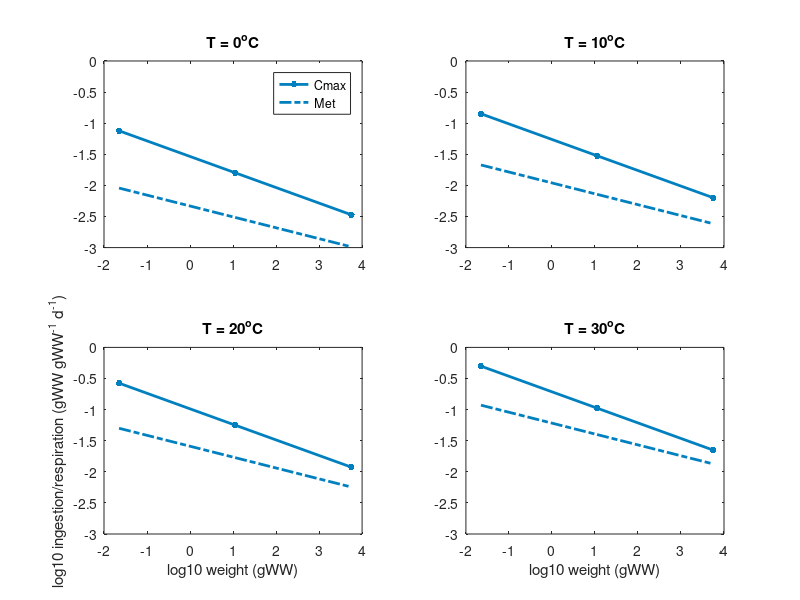
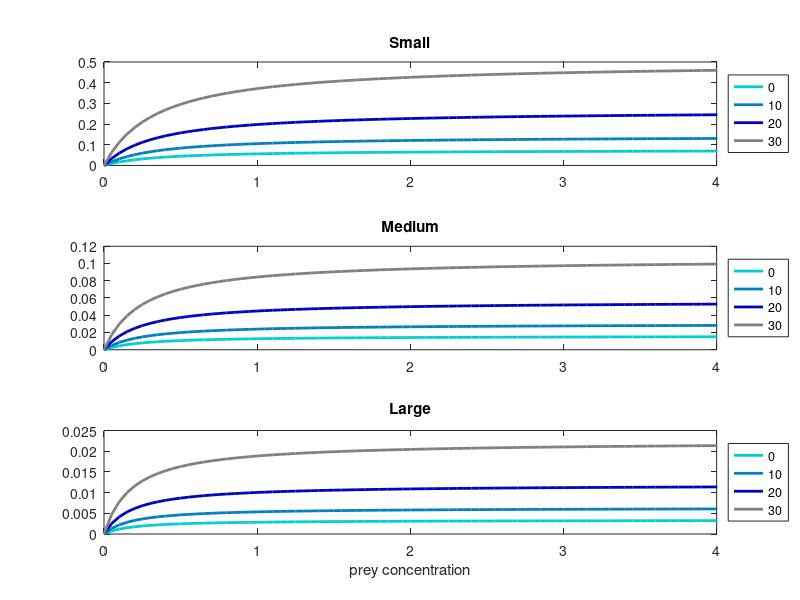

These charts were generated, in order, by the following MATLAB code: (Note: this script raises an error after producing the figures.)
% Compare diff Cmax, metab, A, ingest eqs

clear all
close all

%!Individual Mass (g)
M_s = 10^((log10(0.001)+log10(0.5))/2);
M_m = 10^((log10(0.5)+log10(250))/2);
M_l = 10^((log10(250)+log10(125000))/2);
m=[M_s; M_m; M_l];

kt=0.0855;
amet = 4;
bpow = 0.175;

% 0.5 0.5 0;... %tan/army
%     0 0.7 0;...   %g
%     1 0 1;...     %m
%     1 0 0;...     %r
%     0.5 0 0;...   %maroon
cm10=[0/255 206/255 209/255;... %turq
    0 0.5 0.75;...   %med blue
    0 0 0.75;...    %b
    0.5 0.5 0.5; ...    %med grey
    0 0 0];...      %black

set(groot,'defaultAxesColorOrder',cm10);

%% Cmax & Met as fn of temp
Temps = [0,10,20,30];
for i=1:length(Temps)
    T=Temps(i);
    % Metabolism
    metT = (exp(kt*(T-10.0)) .* amet .* m.^(-bpow)) ./365.0;
    % Max ingestion
    cmaxT = (exp(0.063*(T-10.0)) .* 20 .* m.^(-0.25)) ./365.0;
    
    figure(1)
    subplot(2,2,i)
    plot(log10(m),log10(cmaxT),'.-','color',[0 0.5 0.75],'MarkerSize',15,'LineWidth',2); hold on;
    plot(log10(m),log10(metT),'-.','color',[0 0.5 0.75],'MarkerSize',15,'LineWidth',2); hold on;
    if i>=3
        xlabel('log10 weight (gWW)')
    end
    if i==1
        legend('Cmax','Met')
    end
    if i==3
        ylabel('log10 ingestion/respiration (gWW gWW^-^1 d^-^1)')
    end
    title(['T = ' num2str(T) '^oC'])
    ylim([-3 0])
    
end

print('-dpng','Cmax_vs_met_mass_feisty_4temps.png')

%% Fn of prey density
prey = 0:0.05:5;
%temp = 15;
temp = [0,10,20,30];
frac = 1;
pref = 1;
pmat = repmat(prey,12,1);
pmat = reshape(pmat,3,4,101);
tmat = repmat(temp,3,1,101);
mmat = repmat(m,1,4,101);

% Max ingestion %Me
%cmaxP = (exp(0.063*(temp-10.0)) .* 20 .* m.^(-0.25)) ./365.0;
%cmax = (exp(kc*(temp-10.0)) .* h .* wgt^(-bcmx)) ./365.0;
cmaxP = (exp(0.063*(tmat-10.0)) .* 20 .* mmat.^(-0.25)) ./365.0;

% Encounter rate %Me
%A = (exp(0.063*(temp-10.0)) .* 70 .* m.^(-0.20)) ./365.0;
%A = (exp(ke*(temp-10.0)) .* gam .* wgt^(-benc)) ./365.0;
%encP = prey.*A.*frac.*pref;
A = (exp(0.063*(tmat-10.0)) .* 70 .* mmat.^(-0.20)) ./365.0;
encP = pmat.*A.*frac.*pref;

% Ingestion
%type II fn
ENC = encP;
%conP = repmat(cmaxP,1,length(encP)) .* encP ./ ((repmat(cmaxP,1,length(encP))) + ENC);
conP = cmaxP .* encP ./ (cmaxP + ENC);
%ENC = sum(enc,2); % total biomass encountered
%con = cmax .* enc(:,1) ./ (cmax + ENC); % Type II

%
figure(2)
subplot(3,1,1)
plot(prey,squeeze(conP(1,:,:)),'LineWidth',2); hold on;
%plot(prey,squeeze(cmaxP(1,:,:)),'--','color',[0 0.5 0.75],'LineWidth',2); hold on;
%legend('Con','Cmax')
legend('0','10','20','30')
legend('location','eastoutside')
title('Small')
xlim([0 4])

subplot(3,1,2)
plot(prey,squeeze(conP(2,:,:)),'LineWidth',2); hold on;
legend('0','10','20','30')
legend('location','eastoutside')
title('Medium')
xlim([0 4])

subplot(3,1,3)
plot(prey,squeeze(conP(3,:,:)),'LineWidth',2); hold on;
legend('0','10','20','30')
legend('location','eastoutside')
title('Large')
xlim([0 4])
xlabel('prey concentration')
print('-dpng','Con_vs_prey_mass_feisty_4temps.png')

%% TEMP-DEP
cmax = (exp(0.063*(temp-10.0)) .* 20 .* m.^(-0.25)) ./365.0;
temps = -2:40;
P = cmax/2;
P = repmat(P,1,length(temps));
P2 = 0.75*cmax;
P2 = repmat(P2,1,length(temps));

% Encounter rate %Me
A = (exp(0.063*(temps-10.0)) .* 70 .* m.^(-0.20)) ./365.0;
%A = (exp(ke*(temp-10.0)) .* gam .* wgt^(-benc)) ./365.0;
encT = P.*A.*frac.*pref;
encT2 = P2.*A.*frac.*pref;

% Max ingestion %Me
cmaxT = (exp(0.063*(temps-10.0)) .* 20 .* m.^(-0.25)) ./365.0;
%cmax = (exp(kc*(temp-10.0)) .* h .* wgt^(-bcmx)) ./365.0;

% Ingestion
%type II fn
ENC = encT;
conT = cmaxT .* encT ./ (cmaxT + ENC);
%ENC = sum(enc,2); % total biomass encountered
%con = cmax .* enc(:,1) ./ (cmax + ENC); % Type II
ENC2 = encT2;
conT2 = cmaxT .* encT2 ./ (cmaxT + ENC2);

%
figure(3)
subplot(3,2,1)
plot(temps,encT(1,:),'b','MarkerSize',15,'LineWidth',2); hold on;
plot(temps,cmaxT(1,:),'k','MarkerSize',15,'LineWidth',2); hold on;
plot(temps,conT(1,:),'-','color',[0 0.5 0.75],'MarkerSize',15,'LineWidth',2); hold on;
legend('Enc','Cmax','Con')
legend('location','northwest')
title('S, prey=1/2 Cmax')
xlim([-2 40])

subplot(3,2,3)
colororder({'b','k'})
yyaxis left
plot(temps,encT(2,:),'b','MarkerSize',15,'LineWidth',2); hold on;
plot(temps,conT(2,:),'-','color',[0 0.5 0.75],'MarkerSize',15,'LineWidth',2); hold on;
xlim([-2 40])
ylim([0 0.03])
ylabel('encounter/consumption (gWW gWW^-^1 d^-^1)')
yyaxis right
plot(temps,cmaxT(2,:),'k','MarkerSize',15,'LineWidth',2); hold on;
xlim([-2 40])
ylim([0 0.2])
title('M, prey=1/2 Cmax')

subplot(3,2,5)
yyaxis left
plot(temps,encT(3,:),'b','MarkerSize',15,'LineWidth',2); hold on;
plot(temps,conT(3,:),'-','color',[0 0.5 0.75],'MarkerSize',15,'LineWidth',2); hold on;
xlim([-2 40])
ylim([0 1.5e-3])
yyaxis right
colororder('k')
plot(temps,cmaxT(3,:),'k','MarkerSize',15,'LineWidth',2); hold on;
xlim([-2 40])
ylim([0 0.05])
title('L, prey=1/2 Cmax')

subplot(3,2,2)
plot(temps,encT2(1,:),'b','MarkerSize',15,'LineWidth',2); hold on;
plot(temps,cmaxT(1,:),'k','MarkerSize',15,'LineWidth',2); hold on;
plot(temps,conT2(1,:),'-','color',[0 0.5 0.75],'MarkerSize',15,'LineWidth',2); hold on;
title('S, prey=3/4 Cmax')
xlim([-2 40])

subplot(3,2,4)
colororder({'b','k'})
yyaxis left
plot(temps,encT2(2,:),'b','MarkerSize',15,'LineWidth',2); hold on;
plot(temps,conT2(2,:),'-','color',[0 0.5 0.75],'MarkerSize',15,'LineWidth',2); hold on;
xlim([-2 40])
ylim([0 0.03])
yyaxis right
plot(temps,cmaxT(2,:),'k','MarkerSize',15,'LineWidth',2); hold on;
xlim([-2 40])
ylim([0 0.2])
ylabel('max consumption (gWW gWW^-^1 d^-^1)')
title('M, prey=3/4 Cmax')

subplot(3,2,6)
yyaxis left
plot(temps,encT2(3,:),'b','MarkerSize',15,'LineWidth',2); hold on;
plot(temps,conT2(3,:),'-','color',[0 0.5 0.75],'MarkerSize',15,'LineWidth',2); hold on;
xlim([-2 40])
ylim([0 1.5e-3])
yyaxis right
colororder('k')
plot(temps,cmaxT(3,:),'k','MarkerSize',15,'LineWidth',2); hold on;
xlim([-2 40])
ylim([0 0.05])
title('L, prey=3/4 Cmax')
print('-dpng','Con_vs_temp_mass_feisty.png')


%% Temp-dep metab vs cmax
T = [-2 52];
% Metabolism
metT = (exp(kt*(T-10.0)) .* amet .* m.^(-bpow)) ./365.0;
% Max ingestion
cmaxT = (exp(0.063*(T-10.0)) .* 20 .* m.^(-0.25)) ./365.0;

figure(4)
subplot(3,2,1)
plot(T,log10(cmaxT(1,:)),'-','color',[0 0.5 0.75],'MarkerSize',15,'LineWidth',2); hold on;
plot(T,log10(metT(1,:)),'-.','color',[0 0.5 0.75],'MarkerSize',15,'LineWidth',2); hold on;
legend('Cmax','Met')
legend('location','northwest')
%ylabel('log_1_0 (ingestion/respiration (gWW gWW^-^1 d^-^1)')
title('S')
xlim([T(1) T(end)])

subplot(3,2,3)
plot(T,log10(cmaxT(2,:)),'-','color',[0 0.5 0.75],'MarkerSize',15,'LineWidth',2); hold on;
plot(T,log10(metT(2,:)),'-.','color',[0 0.5 0.75],'MarkerSize',15,'LineWidth',2); hold on;
ylabel('ingestion/respiration (gWW gWW^-^1 d^-^1)')
title('M')
xlim([T(1) T(end)])

subplot(3,2,5)
plot(T,log10(cmaxT(3,:)),'-','color',[0 0.5 0.75],'MarkerSize',15,'LineWidth',2); hold on;
plot(T,log10(metT(3,:)),'-.','color',[0 0.5 0.75],'MarkerSize',15,'LineWidth',2); hold on;
xlabel('temperature')
title('L')
xlim([T(1) T(end)])
%ylim([-4 0])
print('-dpng','Cmax_vs_met_mass_feisty_temp.png')
